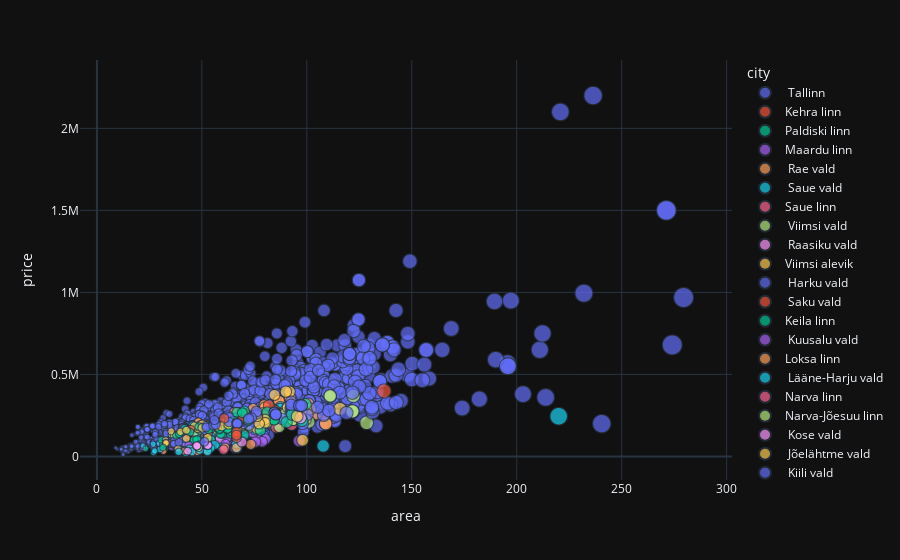

The notebook cell saved with this chart:
### Code cell
graph4= px.scatter(df,x='area',y='price',color='city',size='area',template='plotly_dark')
graph4
